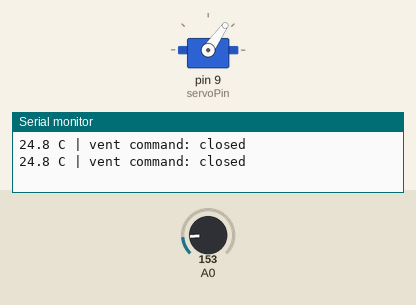
Simulated run of this sketch. Board: Arduino Uno, built with avr-gcc and run on an emulated ATmega328P. Shown: servo, the last lines printed to the serial monitor. The inputs (shaded band) are chosen by the test bench; at power-on: A0 = 153.

Above: at 1.3 s.
1.4 s: A0 set to 169
At 2.6 s:
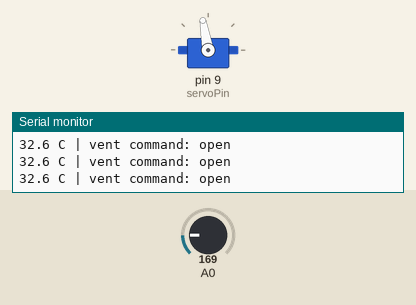
3.0 s: A0 set to 133
At 3.7 s:
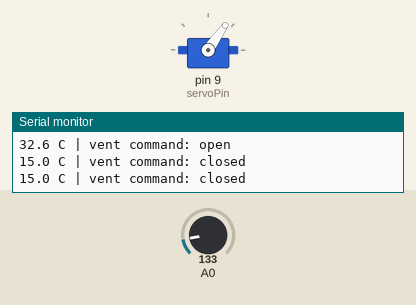
4.5 s: A0 set to 165
At 4.9 s:
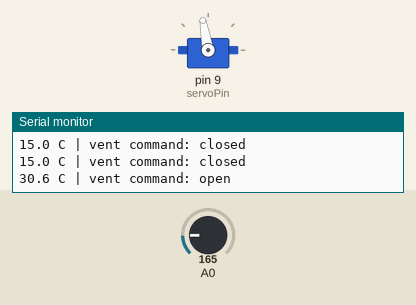
Timing chart, 0 to 7.5 s (numbered marks = the images above; inputs shaded):
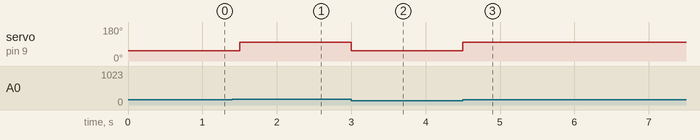

Measured:
- the behaviour switches between 159 and 160 on A0 (found by bisection; images 0 and 1)
- after the input at 1.4 s, servo on pin 9 (servoPin): 55° → 100° after 0.10 s
- after the input at 3.0 s, servo on pin 9 (servoPin): 100° → 55° at once
- after the input at 4.5 s, servo on pin 9 (servoPin): 55° → 100° at once

The sketch:

greenhouse_vent_model.ino
```cpp
// Greenhouse vent model · Arduino Uno R3, TMP36 and positional servo.
#include <Servo.h>

constexpr uint8_t servoPin = 9;
constexpr float adcReference = 5.0f;
constexpr float calibrationOffsetC = 0.0f;
constexpr float openAtC = 28.0f;
constexpr float closeAtC = 25.0f;
constexpr int closedAngle = 55;
constexpr int openAngle = 100;
constexpr unsigned long sampleInterval = 500;
static_assert(closeAtC < openAtC, "Leave a hold band between the thresholds.");

Servo vent;
bool opened = false;
unsigned long lastSample = 0;

void setup() {
  Serial.begin(115200);
  vent.attach(servoPin);
  vent.write(closedAngle);
}

void loop() {
  const unsigned long now = millis();
  if (now - lastSample < sampleInterval) return;
  lastSample = now;

  int total = 0;
  for (int i = 0; i < 8; ++i) total += analogRead(A0);
  const float volts = (total / 8.0f) * adcReference / 1023.0f;
  const float celsius = (volts - 0.5f) * 100 + calibrationOffsetC;

  const bool next = opened ? celsius > closeAtC : celsius >= openAtC;
  if (next != opened) {
    opened = next;
    vent.write(opened ? openAngle : closedAngle);
  }

  Serial.print(celsius, 1);
  Serial.print(F(" C | vent command: "));
  Serial.println(opened ? F("open") : F("closed"));
}
```
